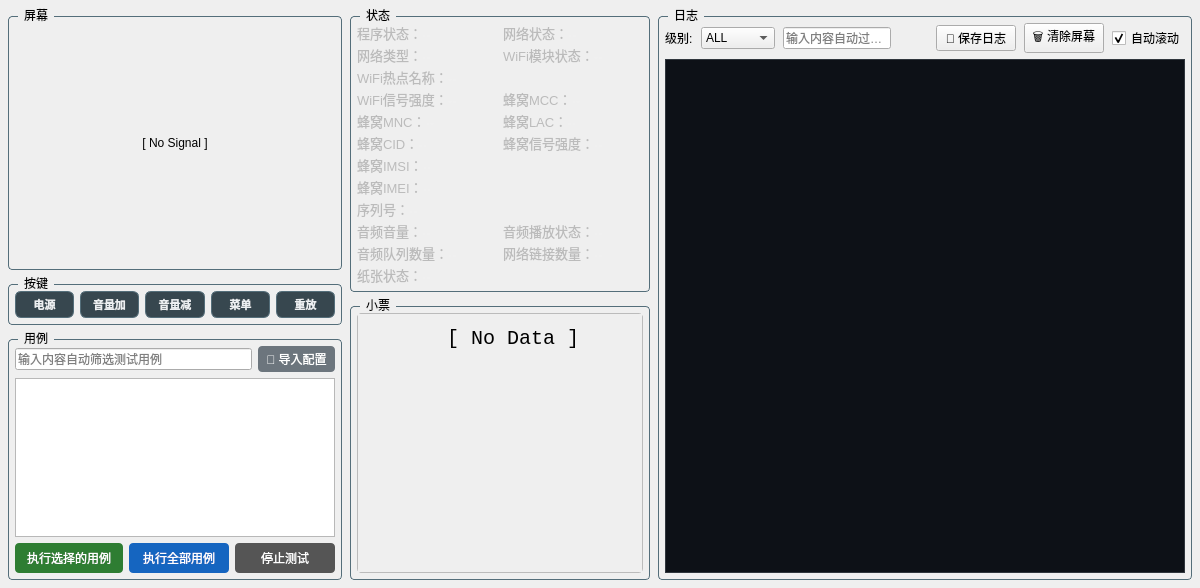
<?xml version="1.0" encoding="UTF-8"?>
<ui version="4.0">
 <class>MainWindow</class>
 <widget class="QMainWindow" name="MainWindow">
  <property name="geometry">
   <rect>
    <x>0</x>
    <y>0</y>
    <width>1200</width>
    <height>588</height>
   </rect>
  </property>
  <property name="minimumSize">
   <size>
    <width>0</width>
    <height>0</height>
   </size>
  </property>
  <property name="maximumSize">
   <size>
    <width>16777215</width>
    <height>588</height>
   </size>
  </property>
  <widget class="QWidget" name="centralWidget">
   <property name="minimumSize">
    <size>
     <width>1200</width>
     <height>588</height>
    </size>
   </property>
   <property name="maximumSize">
    <size>
     <width>16777215</width>
     <height>16777215</height>
    </size>
   </property>
   <layout class="QHBoxLayout" name="horizontalLayout_main">
    <property name="spacing">
     <number>8</number>
    </property>
    <property name="leftMargin">
     <number>8</number>
    </property>
    <property name="topMargin">
     <number>8</number>
    </property>
    <property name="rightMargin">
     <number>8</number>
    </property>
    <property name="bottomMargin">
     <number>8</number>
    </property>
    <item>
     <layout class="QVBoxLayout" name="verticalLayout_left">
      <property name="spacing">
       <number>6</number>
      </property>
      <property name="sizeConstraint">
       <enum>QLayout::SizeConstraint::SetDefaultConstraint</enum>
      </property>
      <item>
       <widget class="QGroupBox" name="groupBoxScreen">
        <property name="minimumSize">
         <size>
          <width>334</width>
          <height>0</height>
         </size>
        </property>
        <property name="maximumSize">
         <size>
          <width>334</width>
          <height>16777215</height>
         </size>
        </property>
        <property name="styleSheet">
         <string notr="true">QGroupBox { border: 1px solid #546e7a; border-radius: 4px; margin-top: 8px; } QGroupBox::title { subcontrol-origin: margin; left: 10px; padding: 0 4px; }</string>
        </property>
        <property name="title">
         <string>屏幕</string>
        </property>
        <layout class="QVBoxLayout" name="verticalLayout_screen">
         <property name="spacing">
          <number>0</number>
         </property>
         <property name="leftMargin">
          <number>6</number>
         </property>
         <property name="topMargin">
          <number>6</number>
         </property>
         <property name="rightMargin">
          <number>6</number>
         </property>
         <property name="bottomMargin">
          <number>6</number>
         </property>
         <item>
          <widget class="QLabel" name="labelScreen">
           <property name="sizePolicy">
            <sizepolicy hsizetype="Fixed" vsizetype="Fixed">
             <horstretch>0</horstretch>
             <verstretch>0</verstretch>
            </sizepolicy>
           </property>
           <property name="minimumSize">
            <size>
             <width>320</width>
             <height>240</height>
            </size>
           </property>
           <property name="maximumSize">
            <size>
             <width>320</width>
             <height>240</height>
            </size>
           </property>
           <property name="styleSheet">
            <string notr="true"/>
           </property>
           <property name="text">
            <string>[ No Signal ]</string>
           </property>
           <property name="alignment">
            <set>Qt::AlignmentFlag::AlignCenter</set>
           </property>
          </widget>
         </item>
        </layout>
       </widget>
      </item>
      <item>
       <widget class="QGroupBox" name="groupBoxDeviceButtons">
        <property name="minimumSize">
         <size>
          <width>334</width>
          <height>0</height>
         </size>
        </property>
        <property name="maximumSize">
         <size>
          <width>334</width>
          <height>16777215</height>
         </size>
        </property>
        <property name="styleSheet">
         <string notr="true">QGroupBox { border: 1px solid #546e7a; border-radius: 4px; margin-top: 8px; } QGroupBox::title { subcontrol-origin: margin; left: 10px; padding: 0 4px; }</string>
        </property>
        <property name="title">
         <string>按键</string>
        </property>
        <layout class="QHBoxLayout" name="horizontalLayout_deviceButtons">
         <property name="spacing">
          <number>6</number>
         </property>
         <property name="leftMargin">
          <number>6</number>
         </property>
         <property name="topMargin">
          <number>6</number>
         </property>
         <property name="rightMargin">
          <number>6</number>
         </property>
         <property name="bottomMargin">
          <number>6</number>
         </property>
         <item>
          <widget class="QPushButton" name="btnDevicePower">
           <property name="minimumSize">
            <size>
             <width>0</width>
             <height>0</height>
            </size>
           </property>
           <property name="maximumSize">
            <size>
             <width>16777215</width>
             <height>16777215</height>
            </size>
           </property>
           <property name="styleSheet">
            <string>QPushButton { background-color: #37474f; color: #eceff1; border: 1px solid #546e7a; border-radius: 6px; font-size: 11px; font-weight: bold; padding: 4px 8px; } QPushButton:hover { background-color: #455a64; } QPushButton:pressed { background-color: #263238; }</string>
           </property>
           <property name="text">
            <string>电源</string>
           </property>
          </widget>
         </item>
         <item>
          <widget class="QPushButton" name="btnDeviceVolUp">
           <property name="minimumSize">
            <size>
             <width>0</width>
             <height>0</height>
            </size>
           </property>
           <property name="maximumSize">
            <size>
             <width>16777215</width>
             <height>16777215</height>
            </size>
           </property>
           <property name="styleSheet">
            <string>QPushButton { background-color: #37474f; color: #eceff1; border: 1px solid #546e7a; border-radius: 6px; font-size: 11px; font-weight: bold; padding: 4px 8px; } QPushButton:hover { background-color: #455a64; } QPushButton:pressed { background-color: #263238; }</string>
           </property>
           <property name="text">
            <string>音量加</string>
           </property>
          </widget>
         </item>
         <item>
          <widget class="QPushButton" name="btnDeviceVolDown">
           <property name="minimumSize">
            <size>
             <width>0</width>
             <height>0</height>
            </size>
           </property>
           <property name="maximumSize">
            <size>
             <width>16777215</width>
             <height>16777215</height>
            </size>
           </property>
           <property name="styleSheet">
            <string>QPushButton { background-color: #37474f; color: #eceff1; border: 1px solid #546e7a; border-radius: 6px; font-size: 11px; font-weight: bold; padding: 4px 8px; } QPushButton:hover { background-color: #455a64; } QPushButton:pressed { background-color: #263238; }</string>
           </property>
           <property name="text">
            <string>音量减</string>
           </property>
          </widget>
         </item>
         <item>
          <widget class="QPushButton" name="btnDeviceMenu">
           <property name="minimumSize">
            <size>
             <width>0</width>
             <height>0</height>
            </size>
           </property>
           <property name="maximumSize">
            <size>
             <width>16777215</width>
             <height>16777215</height>
            </size>
           </property>
           <property name="styleSheet">
            <string>QPushButton { background-color: #37474f; color: #eceff1; border: 1px solid #546e7a; border-radius: 6px; font-size: 11px; font-weight: bold; padding: 4px 8px; } QPushButton:hover { background-color: #455a64; } QPushButton:pressed { background-color: #263238; }</string>
           </property>
           <property name="text">
            <string>菜单</string>
           </property>
          </widget>
         </item>
         <item>
          <widget class="QPushButton" name="btnDeviceReplay">
           <property name="minimumSize">
            <size>
             <width>0</width>
             <height>0</height>
            </size>
           </property>
           <property name="maximumSize">
            <size>
             <width>16777215</width>
             <height>16777215</height>
            </size>
           </property>
           <property name="styleSheet">
            <string>QPushButton { background-color: #37474f; color: #eceff1; border: 1px solid #546e7a; border-radius: 6px; font-size: 11px; font-weight: bold; padding: 4px 8px; } QPushButton:hover { background-color: #455a64; } QPushButton:pressed { background-color: #263238; }</string>
           </property>
           <property name="text">
            <string>重放</string>
           </property>
          </widget>
         </item>
        </layout>
       </widget>
      </item>
      <item>
       <widget class="QGroupBox" name="groupBoxTestCases">
        <property name="minimumSize">
         <size>
          <width>334</width>
          <height>0</height>
         </size>
        </property>
        <property name="maximumSize">
         <size>
          <width>334</width>
          <height>262</height>
         </size>
        </property>
        <property name="styleSheet">
         <string notr="true">QGroupBox { border: 1px solid #546e7a; border-radius: 4px; margin-top: 8px; } QGroupBox::title { subcontrol-origin: margin; left: 10px; padding: 0 4px; }</string>
        </property>
        <property name="title">
         <string>用例</string>
        </property>
        <layout class="QVBoxLayout" name="verticalLayout_cases">
         <property name="spacing">
          <number>6</number>
         </property>
         <property name="leftMargin">
          <number>6</number>
         </property>
         <property name="topMargin">
          <number>6</number>
         </property>
         <property name="rightMargin">
          <number>6</number>
         </property>
         <property name="bottomMargin">
          <number>6</number>
         </property>
         <item>
          <layout class="QHBoxLayout" name="horizontalLayout_search">
           <property name="spacing">
            <number>6</number>
           </property>
           <item>
            <widget class="QLineEdit" name="lineEditSearch">
             <property name="minimumSize">
              <size>
               <width>0</width>
               <height>0</height>
              </size>
             </property>
             <property name="maximumSize">
              <size>
               <width>16777215</width>
               <height>16777215</height>
              </size>
             </property>
             <property name="placeholderText">
              <string>输入内容自动筛选测试用例</string>
             </property>
            </widget>
           </item>
           <item>
            <widget class="QPushButton" name="btnImportConfig">
             <property name="toolTip">
              <string>导入JSON配置文件（仅支持cases字段）</string>
             </property>
             <property name="styleSheet">
              <string>QPushButton { background-color: #6c757d; color: white; border-radius: 4px; padding: 4px 8px; } QPushButton:hover { background-color: #5a6268; } QPushButton:pressed { background-color: #545b62; }</string>
             </property>
             <property name="text">
              <string>📁 导入配置</string>
             </property>
             <property name="iconSize">
              <size>
               <width>14</width>
               <height>14</height>
              </size>
             </property>
            </widget>
           </item>
          </layout>
         </item>
         <item>
          <widget class="QListWidget" name="listWidgetCases">
           <property name="minimumSize">
            <size>
             <width>0</width>
             <height>0</height>
            </size>
           </property>
           <property name="maximumSize">
            <size>
             <width>16777215</width>
             <height>16777215</height>
            </size>
           </property>
           <property name="selectionMode">
            <enum>QAbstractItemView::SelectionMode::ExtendedSelection</enum>
           </property>
          </widget>
         </item>
         <item>
          <layout class="QHBoxLayout" name="horizontalLayout_buttons">
           <item>
            <widget class="QPushButton" name="btnRunSelected">
             <property name="styleSheet">
              <string>QPushButton { background-color: #2e7d32; color: white; border-radius: 4px; padding: 6px 12px; } QPushButton:hover { background-color: #388e3c; } QPushButton:pressed { background-color: #1b5e20; }</string>
             </property>
             <property name="text">
              <string>执行选择的用例</string>
             </property>
            </widget>
           </item>
           <item>
            <widget class="QPushButton" name="btnRunAll">
             <property name="styleSheet">
              <string>QPushButton { background-color: #1565c0; color: white; border-radius: 4px; padding: 6px 12px; } QPushButton:hover { background-color: #1976d2; } QPushButton:pressed { background-color: #0d47a1; }</string>
             </property>
             <property name="text">
              <string>执行全部用例</string>
             </property>
            </widget>
           </item>
           <item>
            <widget class="QPushButton" name="btnStop">
             <property name="enabled">
              <bool>false</bool>
             </property>
             <property name="styleSheet">
              <string>QPushButton { background-color: #c62828; color: white; border-radius: 4px; padding: 6px 12px; } QPushButton:hover { background-color: #d32f2f; } QPushButton:pressed { background-color: #b71c1c; } QPushButton:disabled { background-color: #555; }</string>
             </property>
             <property name="text">
              <string>停止测试</string>
             </property>
            </widget>
           </item>
          </layout>
         </item>
        </layout>
       </widget>
      </item>
     </layout>
    </item>
    <item>
     <layout class="QVBoxLayout" name="verticalLayout_middleRight">
      <property name="spacing">
       <number>6</number>
      </property>
      <item>
       <widget class="QGroupBox" name="groupBoxStatus">
        <property name="minimumSize">
         <size>
          <width>300</width>
          <height>0</height>
         </size>
        </property>
        <property name="maximumSize">
         <size>
          <width>300</width>
          <height>16777215</height>
         </size>
        </property>
        <property name="styleSheet">
         <string notr="true">QGroupBox { border: 1px solid #546e7a; border-radius: 4px; margin-top: 8px; } QGroupBox::title { subcontrol-origin: margin; left: 10px; padding: 0 4px; }</string>
        </property>
        <property name="title">
         <string>状态</string>
        </property>
        <layout class="QVBoxLayout" name="verticalLayout_status">
         <property name="spacing">
          <number>0</number>
         </property>
         <property name="leftMargin">
          <number>6</number>
         </property>
         <property name="topMargin">
          <number>6</number>
         </property>
         <property name="rightMargin">
          <number>6</number>
         </property>
         <property name="bottomMargin">
          <number>6</number>
         </property>
         <item>
          <layout class="QGridLayout" name="gridLayout_status">
           <property name="horizontalSpacing">
            <number>6</number>
           </property>
           <property name="verticalSpacing">
            <number>2</number>
           </property>
           <item row="2" column="0" colspan="2">
            <widget class="QLabel" name="label_wifi_ssid">
             <property name="font">
              <font>
               <family>Microsoft YaHei UI</family>
               <pointsize>-1</pointsize>
              </font>
             </property>
             <property name="styleSheet">
              <string notr="true">QLabel { color: #d0d0d0; font-size: 13px; font-family: &quot;Microsoft YaHei UI&quot;, &quot;微软雅黑&quot;, sans-serif; }</string>
             </property>
             <property name="text">
              <string notr="true">&lt;span style='color:#bbbbbb;'&gt;WiFi热点名称：&lt;/span&gt;&lt;span style='color:#f0f0f0;'&gt;--&lt;/span&gt;</string>
             </property>
            </widget>
           </item>
           <item row="11" column="0">
            <widget class="QLabel" name="label_printer_paper_status">
             <property name="font">
              <font>
               <family>Microsoft YaHei UI</family>
               <pointsize>-1</pointsize>
              </font>
             </property>
             <property name="styleSheet">
              <string notr="true">QLabel { color: #d0d0d0; font-size: 13px; font-family: &quot;Microsoft YaHei UI&quot;, &quot;微软雅黑&quot;, sans-serif; }</string>
             </property>
             <property name="text">
              <string notr="true">&lt;span style='color:#bbbbbb;'&gt;纸张状态：&lt;/span&gt;&lt;span style='color:#f0f0f0;'&gt;--&lt;/span&gt;</string>
             </property>
            </widget>
           </item>
           <item row="10" column="1">
            <widget class="QLabel" name="label_connection_count">
             <property name="font">
              <font>
               <family>Microsoft YaHei UI</family>
               <pointsize>-1</pointsize>
              </font>
             </property>
             <property name="styleSheet">
              <string notr="true">QLabel { color: #d0d0d0; font-size: 13px; font-family: &quot;Microsoft YaHei UI&quot;, &quot;微软雅黑&quot;, sans-serif; }</string>
             </property>
             <property name="text">
              <string notr="true">&lt;span style='color:#bbbbbb;'&gt;网络链接数量：&lt;/span&gt;&lt;span style='color:#f0f0f0;'&gt;--&lt;/span&gt;</string>
             </property>
            </widget>
           </item>
           <item row="9" column="1">
            <widget class="QLabel" name="label_audio_status">
             <property name="font">
              <font>
               <family>Microsoft YaHei UI</family>
               <pointsize>-1</pointsize>
              </font>
             </property>
             <property name="styleSheet">
              <string notr="true">QLabel { color: #d0d0d0; font-size: 13px; font-family: &quot;Microsoft YaHei UI&quot;, &quot;微软雅黑&quot;, sans-serif; }</string>
             </property>
             <property name="text">
              <string notr="true">&lt;html&gt;&lt;head/&gt;&lt;body&gt;&lt;p&gt;&lt;span style=&quot; color:#bbbbbb;&quot;&gt;音频播放状态：&lt;/span&gt;&lt;span style=&quot; color:#f0f0f0;&quot;&gt;--&lt;/span&gt;&lt;/p&gt;&lt;/body&gt;&lt;/html&gt;</string>
             </property>
            </widget>
           </item>
           <item row="4" column="0">
            <widget class="QLabel" name="label_cellular_mnc">
             <property name="font">
              <font>
               <family>Microsoft YaHei UI</family>
               <pointsize>-1</pointsize>
              </font>
             </property>
             <property name="styleSheet">
              <string notr="true">QLabel { color: #d0d0d0; font-size: 13px; font-family: &quot;Microsoft YaHei UI&quot;, &quot;微软雅黑&quot;, sans-serif; }</string>
             </property>
             <property name="text">
              <string notr="true">&lt;span style='color:#bbbbbb;'&gt;蜂窝MNC：&lt;/span&gt;&lt;span style='color:#f0f0f0;'&gt;--&lt;/span&gt;</string>
             </property>
            </widget>
           </item>
           <item row="3" column="0">
            <widget class="QLabel" name="label_wifi_signal">
             <property name="font">
              <font>
               <family>Microsoft YaHei UI</family>
               <pointsize>-1</pointsize>
              </font>
             </property>
             <property name="styleSheet">
              <string notr="true">QLabel { color: #d0d0d0; font-size: 13px; font-family: &quot;Microsoft YaHei UI&quot;, &quot;微软雅黑&quot;, sans-serif; }</string>
             </property>
             <property name="text">
              <string notr="true">&lt;span style='color:#bbbbbb;'&gt;WiFi信号强度：&lt;/span&gt;&lt;span style='color:#f0f0f0;'&gt;--&lt;/span&gt;</string>
             </property>
            </widget>
           </item>
           <item row="7" column="0" colspan="2">
            <widget class="QLabel" name="label_cellular_imei">
             <property name="font">
              <font>
               <family>Microsoft YaHei UI</family>
               <pointsize>-1</pointsize>
              </font>
             </property>
             <property name="styleSheet">
              <string notr="true">QLabel { color: #d0d0d0; font-size: 13px; font-family: &quot;Microsoft YaHei UI&quot;, &quot;微软雅黑&quot;, sans-serif; }</string>
             </property>
             <property name="text">
              <string notr="true">&lt;span style='color:#bbbbbb;'&gt;蜂窝IMEI：&lt;/span&gt;&lt;span style='color:#f0f0f0;'&gt;--&lt;/span&gt;</string>
             </property>
            </widget>
           </item>
           <item row="0" column="1">
            <widget class="QLabel" name="label_net_status">
             <property name="font">
              <font>
               <family>Microsoft YaHei UI</family>
               <pointsize>-1</pointsize>
              </font>
             </property>
             <property name="styleSheet">
              <string notr="true">QLabel { color: #d0d0d0; font-size: 13px; font-family: &quot;Microsoft YaHei UI&quot;, &quot;微软雅黑&quot;, sans-serif; }</string>
             </property>
             <property name="text">
              <string notr="true">&lt;span style='color:#bbbbbb;'&gt;网络状态：&lt;/span&gt;&lt;span style='color:#f0f0f0;'&gt;--&lt;/span&gt;</string>
             </property>
            </widget>
           </item>
           <item row="1" column="0">
            <widget class="QLabel" name="label_net_type">
             <property name="font">
              <font>
               <family>Microsoft YaHei UI</family>
               <pointsize>-1</pointsize>
              </font>
             </property>
             <property name="styleSheet">
              <string notr="true">QLabel { color: #d0d0d0; font-size: 13px; font-family: &quot;Microsoft YaHei UI&quot;, &quot;微软雅黑&quot;, sans-serif; }</string>
             </property>
             <property name="text">
              <string notr="true">&lt;span style='color:#bbbbbb;'&gt;网络类型：&lt;/span&gt;&lt;span style='color:#f0f0f0;'&gt;--&lt;/span&gt;</string>
             </property>
            </widget>
           </item>
           <item row="0" column="0">
            <widget class="QLabel" name="label_app_status">
             <property name="font">
              <font>
               <family>Microsoft YaHei UI</family>
               <pointsize>-1</pointsize>
              </font>
             </property>
             <property name="styleSheet">
              <string notr="true">QLabel { color: #d0d0d0; font-size: 13px; font-family: &quot;Microsoft YaHei UI&quot;, &quot;微软雅黑&quot;, sans-serif; }</string>
             </property>
             <property name="text">
              <string notr="true">&lt;span style='color:#bbbbbb;'&gt;程序状态：&lt;/span&gt;&lt;span style='color:#f0f0f0;'&gt;--&lt;/span&gt;</string>
             </property>
            </widget>
           </item>
           <item row="8" column="0" colspan="2">
            <widget class="QLabel" name="label_serial_number">
             <property name="font">
              <font>
               <family>Microsoft YaHei UI</family>
               <pointsize>-1</pointsize>
              </font>
             </property>
             <property name="styleSheet">
              <string notr="true">QLabel { color: #d0d0d0; font-size: 13px; font-family: &quot;Microsoft YaHei UI&quot;, &quot;微软雅黑&quot;, sans-serif; }</string>
             </property>
             <property name="text">
              <string notr="true">&lt;span style='color:#bbbbbb;'&gt;序列号：&lt;/span&gt;&lt;span style='color:#f0f0f0;'&gt;--&lt;/span&gt;</string>
             </property>
            </widget>
           </item>
           <item row="6" column="0" colspan="2">
            <widget class="QLabel" name="label_cellular_imsi">
             <property name="font">
              <font>
               <family>Microsoft YaHei UI</family>
               <pointsize>-1</pointsize>
              </font>
             </property>
             <property name="styleSheet">
              <string notr="true">QLabel { color: #d0d0d0; font-size: 13px; font-family: &quot;Microsoft YaHei UI&quot;, &quot;微软雅黑&quot;, sans-serif; }</string>
             </property>
             <property name="text">
              <string notr="true">&lt;span style='color:#bbbbbb;'&gt;蜂窝IMSI：&lt;/span&gt;&lt;span style='color:#f0f0f0;'&gt;--&lt;/span&gt;</string>
             </property>
            </widget>
           </item>
           <item row="10" column="0">
            <widget class="QLabel" name="label_audio_queue_count">
             <property name="font">
              <font>
               <family>Microsoft YaHei UI</family>
               <pointsize>-1</pointsize>
              </font>
             </property>
             <property name="styleSheet">
              <string notr="true">QLabel { color: #d0d0d0; font-size: 13px; font-family: &quot;Microsoft YaHei UI&quot;, &quot;微软雅黑&quot;, sans-serif; }</string>
             </property>
             <property name="text">
              <string notr="true">&lt;span style='color:#bbbbbb;'&gt;音频队列数量：&lt;/span&gt;&lt;span style='color:#f0f0f0;'&gt;--&lt;/span&gt;</string>
             </property>
            </widget>
           </item>
           <item row="3" column="1">
            <widget class="QLabel" name="label_cellular_mcc">
             <property name="font">
              <font>
               <family>Microsoft YaHei UI</family>
               <pointsize>-1</pointsize>
              </font>
             </property>
             <property name="styleSheet">
              <string notr="true">QLabel { color: #d0d0d0; font-size: 13px; font-family: &quot;Microsoft YaHei UI&quot;, &quot;微软雅黑&quot;, sans-serif; }</string>
             </property>
             <property name="text">
              <string notr="true">&lt;span style='color:#bbbbbb;'&gt;蜂窝MCC：&lt;/span&gt;&lt;span style='color:#f0f0f0;'&gt;--&lt;/span&gt;</string>
             </property>
            </widget>
           </item>
           <item row="5" column="1">
            <widget class="QLabel" name="label_cellular_signal">
             <property name="font">
              <font>
               <family>Microsoft YaHei UI</family>
               <pointsize>-1</pointsize>
              </font>
             </property>
             <property name="styleSheet">
              <string notr="true">QLabel { color: #d0d0d0; font-size: 13px; font-family: &quot;Microsoft YaHei UI&quot;, &quot;微软雅黑&quot;, sans-serif; }</string>
             </property>
             <property name="text">
              <string notr="true">&lt;span style='color:#bbbbbb;'&gt;蜂窝信号强度：&lt;/span&gt;&lt;span style='color:#f0f0f0;'&gt;--&lt;/span&gt;</string>
             </property>
            </widget>
           </item>
           <item row="4" column="1">
            <widget class="QLabel" name="label_cellular_lac">
             <property name="font">
              <font>
               <family>Microsoft YaHei UI</family>
               <pointsize>-1</pointsize>
              </font>
             </property>
             <property name="styleSheet">
              <string notr="true">QLabel { color: #d0d0d0; font-size: 13px; font-family: &quot;Microsoft YaHei UI&quot;, &quot;微软雅黑&quot;, sans-serif; }</string>
             </property>
             <property name="text">
              <string notr="true">&lt;span style='color:#bbbbbb;'&gt;蜂窝LAC：&lt;/span&gt;&lt;span style='color:#f0f0f0;'&gt;--&lt;/span&gt;</string>
             </property>
            </widget>
           </item>
           <item row="1" column="1">
            <widget class="QLabel" name="label_wifi_module_status">
             <property name="font">
              <font>
               <family>Microsoft YaHei UI</family>
               <pointsize>-1</pointsize>
              </font>
             </property>
             <property name="styleSheet">
              <string notr="true">QLabel { color: #d0d0d0; font-size: 13px; font-family: &quot;Microsoft YaHei UI&quot;, &quot;微软雅黑&quot;, sans-serif; }</string>
             </property>
             <property name="text">
              <string notr="true">&lt;span style='color:#bbbbbb;'&gt;WiFi模块状态：&lt;/span&gt;&lt;span style='color:#f0f0f0;'&gt;--&lt;/span&gt;</string>
             </property>
            </widget>
           </item>
           <item row="5" column="0">
            <widget class="QLabel" name="label_cellular_cid">
             <property name="font">
              <font>
               <family>Microsoft YaHei UI</family>
               <pointsize>-1</pointsize>
              </font>
             </property>
             <property name="styleSheet">
              <string notr="true">QLabel { color: #d0d0d0; font-size: 13px; font-family: &quot;Microsoft YaHei UI&quot;, &quot;微软雅黑&quot;, sans-serif; }</string>
             </property>
             <property name="text">
              <string notr="true">&lt;span style='color:#bbbbbb;'&gt;蜂窝CID：&lt;/span&gt;&lt;span style='color:#f0f0f0;'&gt;--&lt;/span&gt;</string>
             </property>
            </widget>
           </item>
           <item row="9" column="0">
            <widget class="QLabel" name="label_volume">
             <property name="font">
              <font>
               <family>Microsoft YaHei UI</family>
               <pointsize>-1</pointsize>
              </font>
             </property>
             <property name="styleSheet">
              <string notr="true">QLabel { color: #d0d0d0; font-size: 13px; font-family: &quot;Microsoft YaHei UI&quot;, &quot;微软雅黑&quot;, sans-serif; }</string>
             </property>
             <property name="text">
              <string notr="true">&lt;span style='color:#bbbbbb;'&gt;音频音量：&lt;/span&gt;&lt;span style='color:#f0f0f0;'&gt;--&lt;/span&gt;</string>
             </property>
            </widget>
           </item>
          </layout>
         </item>
        </layout>
       </widget>
      </item>
      <item>
       <widget class="QGroupBox" name="groupBoxReceipt">
        <property name="minimumSize">
         <size>
          <width>300</width>
          <height>0</height>
         </size>
        </property>
        <property name="maximumSize">
         <size>
          <width>300</width>
          <height>16777215</height>
         </size>
        </property>
        <property name="styleSheet">
         <string notr="true">QGroupBox { border: 1px solid #546e7a; border-radius: 4px; margin-top: 8px; } QGroupBox::title { subcontrol-origin: margin; left: 10px; padding: 0 4px; }</string>
        </property>
        <property name="title">
         <string>小票</string>
        </property>
        <layout class="QVBoxLayout" name="verticalLayout_receipt">
         <property name="spacing">
          <number>6</number>
         </property>
         <property name="leftMargin">
          <number>6</number>
         </property>
         <property name="topMargin">
          <number>6</number>
         </property>
         <property name="rightMargin">
          <number>6</number>
         </property>
         <property name="bottomMargin">
          <number>6</number>
         </property>
         <item>
          <widget class="QScrollArea" name="scrollAreaReceipt">
           <property name="maximumSize">
            <size>
             <width>16777215</width>
             <height>16777215</height>
            </size>
           </property>
           <property name="styleSheet">
            <string notr="true">QScrollArea { border: 1px solid #bbb; border-radius: 4px; }
QScrollBar:vertical { background: #f0f0f0; width: 10px; border-radius: 5px; } QScrollBar::handle:vertical { background: #aaa; border-radius: 5px; min-height: 20px; } QScrollBar::add-line:vertical, QScrollBar::sub-line:vertical { height: 0; }</string>
           </property>
           <property name="verticalScrollBarPolicy">
            <enum>Qt::ScrollBarPolicy::ScrollBarAlwaysOff</enum>
           </property>
           <property name="horizontalScrollBarPolicy">
            <enum>Qt::ScrollBarPolicy::ScrollBarAlwaysOff</enum>
           </property>
           <property name="widgetResizable">
            <bool>false</bool>
           </property>
           <widget class="QWidget" name="scrollAreaReceiptContents">
            <property name="geometry">
             <rect>
              <x>0</x>
              <y>0</y>
              <width>310</width>
              <height>50</height>
             </rect>
            </property>
            <property name="sizePolicy">
             <sizepolicy hsizetype="Minimum" vsizetype="Minimum">
              <horstretch>0</horstretch>
              <verstretch>0</verstretch>
             </sizepolicy>
            </property>
            <property name="minimumSize">
             <size>
              <width>310</width>
              <height>50</height>
             </size>
            </property>
            <property name="maximumSize">
             <size>
              <width>0</width>
              <height>0</height>
             </size>
            </property>
            <layout class="QVBoxLayout" name="verticalLayout_receiptContents">
             <property name="spacing">
              <number>5</number>
             </property>
             <property name="leftMargin">
              <number>0</number>
             </property>
             <property name="topMargin">
              <number>0</number>
             </property>
             <property name="rightMargin">
              <number>0</number>
             </property>
             <property name="bottomMargin">
              <number>0</number>
             </property>
             <item>
              <widget class="QLabel" name="labelReceipt">
               <property name="enabled">
                <bool>true</bool>
               </property>
               <property name="sizePolicy">
                <sizepolicy hsizetype="Expanding" vsizetype="Fixed">
                 <horstretch>0</horstretch>
                 <verstretch>0</verstretch>
                </sizepolicy>
               </property>
               <property name="minimumSize">
                <size>
                 <width>0</width>
                 <height>0</height>
                </size>
               </property>
               <property name="maximumSize">
                <size>
                 <width>16777215</width>
                 <height>16777215</height>
                </size>
               </property>
               <property name="font">
                <font>
                 <family>Consolas</family>
                 <pointsize>-1</pointsize>
                 <bold>false</bold>
                </font>
               </property>
               <property name="styleSheet">
                <string notr="true">QLabel { font-size: 20px; }</string>
               </property>
               <property name="frameShadow">
                <enum>QFrame::Shadow::Plain</enum>
               </property>
               <property name="text">
                <string>[ No Data ]</string>
               </property>
               <property name="alignment">
                <set>Qt::AlignmentFlag::AlignCenter</set>
               </property>
              </widget>
             </item>
            </layout>
           </widget>
          </widget>
         </item>
        </layout>
       </widget>
      </item>
     </layout>
    </item>
    <item>
     <widget class="QGroupBox" name="groupBoxLog">
      <property name="minimumSize">
       <size>
        <width>500</width>
        <height>0</height>
       </size>
      </property>
      <property name="maximumSize">
       <size>
        <width>16777215</width>
        <height>16777215</height>
       </size>
      </property>
      <property name="styleSheet">
       <string notr="true">QGroupBox { border: 1px solid #546e7a; border-radius: 4px; margin-top: 8px; } QGroupBox::title { subcontrol-origin: margin; left: 10px; padding: 0 4px; }</string>
      </property>
      <property name="title">
       <string>日志</string>
      </property>
      <layout class="QVBoxLayout" name="verticalLayout_log">
       <property name="leftMargin">
        <number>6</number>
       </property>
       <property name="topMargin">
        <number>6</number>
       </property>
       <property name="rightMargin">
        <number>6</number>
       </property>
       <property name="bottomMargin">
        <number>6</number>
       </property>
       <item>
        <layout class="QHBoxLayout" name="horizontalLayout_logTools">
         <property name="spacing">
          <number>8</number>
         </property>
         <property name="topMargin">
          <number>0</number>
         </property>
         <item>
          <widget class="QLabel" name="labelLogLevel">
           <property name="text">
            <string>级别:</string>
           </property>
          </widget>
         </item>
         <item>
          <widget class="QComboBox" name="comboBoxLogLevel">
           <item>
            <property name="text">
             <string>ALL</string>
            </property>
           </item>
           <item>
            <property name="text">
             <string>DEBUG</string>
            </property>
           </item>
           <item>
            <property name="text">
             <string>INFO</string>
            </property>
           </item>
           <item>
            <property name="text">
             <string>WARN</string>
            </property>
           </item>
           <item>
            <property name="text">
             <string>ERROR</string>
            </property>
           </item>
          </widget>
         </item>
         <item>
          <widget class="QLineEdit" name="lineEditLogFilter">
           <property name="placeholderText">
            <string>输入内容自动过滤日志</string>
           </property>
          </widget>
         </item>
         <item>
          <spacer>
           <property name="orientation">
            <enum>Qt::Orientation::Horizontal</enum>
           </property>
           <property name="sizeHint" stdset="0">
            <size>
             <width>0</width>
             <height>0</height>
            </size>
           </property>
          </spacer>
         </item>
         <item>
          <widget class="QPushButton" name="btnSaveLog">
           <property name="text">
            <string>💾 保存日志</string>
           </property>
          </widget>
         </item>
         <item>
          <widget class="QPushButton" name="btnClearLog">
           <property name="text">
            <string>🗑 清除屏幕</string>
           </property>
          </widget>
         </item>
         <item>
          <widget class="QCheckBox" name="checkBoxAutoScroll">
           <property name="text">
            <string>自动滚动</string>
           </property>
           <property name="checked">
            <bool>true</bool>
           </property>
          </widget>
         </item>
        </layout>
       </item>
       <item>
        <widget class="QWidget" name="logContainer" native="true">
         <layout class="QHBoxLayout" name="horizontalLayout_logArea">
          <property name="spacing">
           <number>0</number>
          </property>
          <property name="leftMargin">
           <number>0</number>
          </property>
          <property name="topMargin">
           <number>0</number>
          </property>
          <property name="rightMargin">
           <number>0</number>
          </property>
          <property name="bottomMargin">
           <number>0</number>
          </property>
          <item>
           <widget class="QTextEdit" name="plainTextEditLog">
            <property name="minimumSize">
             <size>
              <width>0</width>
              <height>0</height>
             </size>
            </property>
            <property name="maximumSize">
             <size>
              <width>16777215</width>
              <height>16777215</height>
             </size>
            </property>
            <property name="styleSheet">
             <string>QTextEdit { background-color: #0d1117; color: #c9d1d9; font-family: &quot;Consolas&quot;, &quot;Courier New&quot;, monospace; font-size: 12px; border: 1px solid #30363d; }</string>
            </property>
            <property name="readOnly">
             <bool>true</bool>
            </property>
           </widget>
          </item>
         </layout>
        </widget>
       </item>
      </layout>
     </widget>
    </item>
   </layout>
  </widget>
 </widget>
 <layoutdefault spacing="6" margin="11"/>
 <resources/>
 <connections/>
</ui>
